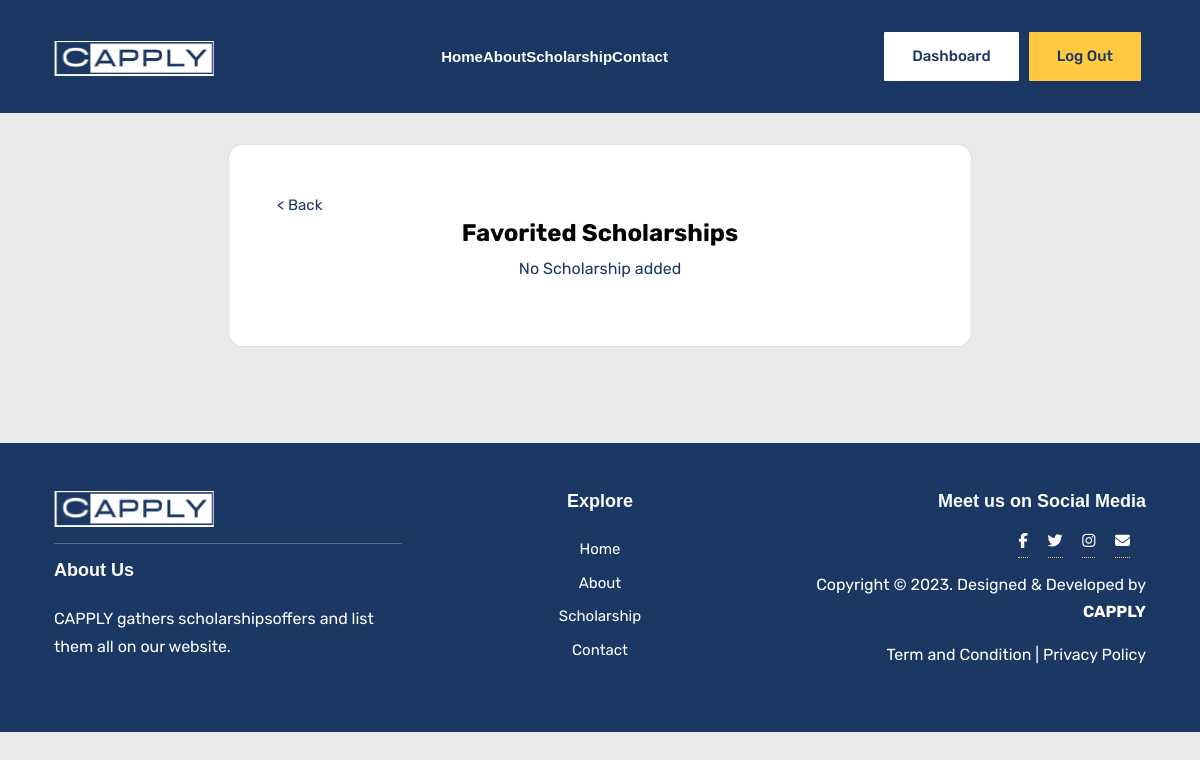
Before: /favorite (signed in) with the older database file.
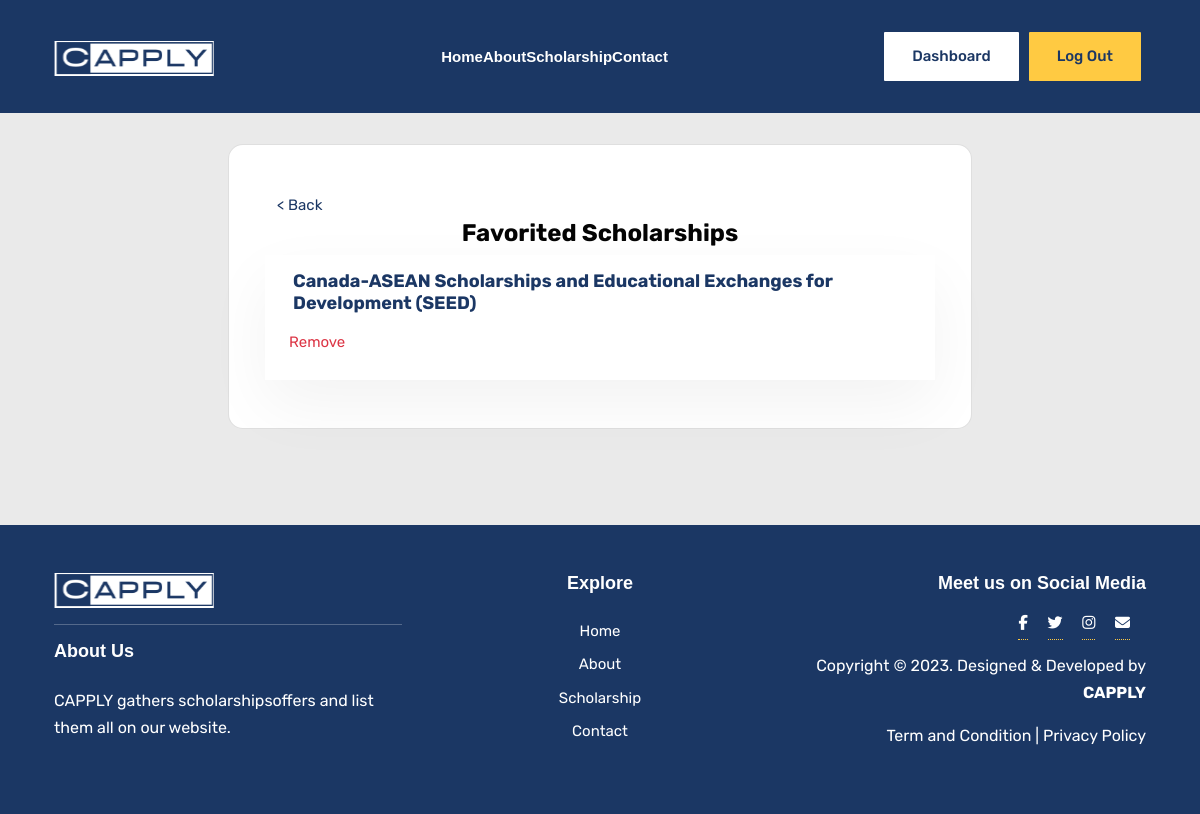
After: the same page with the newer database file.
### category/models.py (models this page shows, shortened)
class FavoriteScholarship(models.Model):
    user = models.ForeignKey(User, on_delete=models.CASCADE)
    scholarship_school = models.CharField(max_length=100)
    scholarship_link = models.CharField(max_length=120, null=True)

### category/views.py (the view)
# urls.py: path('favorite',favorite_list,name='favorite' ),
def favorite_list(request):
    scholarship_favorite = FavoriteScholarship.objects.filter(user=request.user)
    return render(request,'user/favorite.html',{'scholarship_favorite':scholarship_favorite})

### templates/user/favorite.html
{% extends 'profile_base.html' %}
{% block content %}
<body>
    <section class="position-relative overflow-hidden ">
        <div class="container mt-lg-5 pt-5">
            <div class=" row align-items-center justify-content-center">
                <div class="card bg-white col-lg-8 m-5 px-5 pb-5 " style="border-radius: 15px;">
                    <a href="{% url 'profile' %}" class="mt-5 ">
                        < Back</a>
                            <h3 class="text-center">Favorited Scholarships</h3>
                            {% for favorite in scholarship_favorite %}
                            <div class="row d-flex align-items-center shadow  justify-content-center card-body">
                                <h5 class="card-title"><a
                                        href="scholarship/{{favorite.scholarship_link}}">{{favorite.scholarship_school}}</a>
                                </h5>
                                <a href="favorite-delete/{{favorite.scholarship_link}}"
                                    class=" p-2  text-danger">Remove</a>
                            </div>
                            {% endfor %}
                            {% if not scholarship_favorite %}
                            <p class="text-center text-primary">No Scholarship added</p>
                            {% endif %}
                </div>
            </div>
        </div>
    </section>
    {% endblock content %}

### templates/profile_base.html (shortened to what this page needs)
<!DOCTYPE html>
<html lang="en-us">
<head>
    {% include 'snippets/snippet_css_all.html' %}
</head>
<body class="bg-light">
    <header class="navigation fixed-top">
        <nav class="navbar navbar-expand-xl navbar-light text-center py-3">
            <div class="container">
                <a class="navbar-brand" href="{% url 'home' %}">
                    {% load static %}
                    <img loading="prelaod" decoding="async" class="img-fluid" width="160"
                        src="{% static 'images/logo.svg' %}" alt="capply">
                </a>
                <div class="collapse navbar-collapse" id="navbarSupportedContent">
                    <ul class="navbar-nav mx-auto mb-2 mb-lg-0">
                        <li class="nav-item"> <a class="nav-link" href="{% url 'home' %}">Home</a>
                        </li>
                        <li class="nav-item "> <a class="nav-link" href="{% url 'about' %}">About</a>
                        </li>
                        <li class="nav-item "> <a class="nav-link" href="{% url 'scholarship' %}">Scholarship</a>
                        </li>
                        <li class="nav-item "> <a class="nav-link" href="{% url 'contact' %}">Contact</a>
                    </ul>
                    {% if request.user.is_authenticated %}
                    {% if request.user.is_staff or request.user.is_superuser %}
                     <a href="{% url 'admin:index' %}" class="btn btn-outline-primary">Dashboard</a>
                     <a href="{% url 'logout' %}" class="btn btn-primary">Log out</a>
                    {% else %}
                     <a href="{% url 'logout' %}" class="btn btn-primary">Log out</a>
                    {% endif %}
                    {% else %}
                     <a href="{% url 'login' %}" class="btn btn-outline-primary">Log In</a>
                     <a href="{% url 'register' %}" class="btn btn-primary">Sign Up</a>
                    {% endif %}
                </div>
            </div>
        </nav>
    </header>
    {% block content %}
    {% endblock content %}
    {% include 'snippets/snippet_footer.html' %}
</body>
</html>

### templates/snippets/snippet_css_all.html (shortened to what this page needs)
{% load static %}
{% load bootstrap5 %}
{% bootstrap_css %}
{% load static %}
<link href="{% static 'fontawesomefree/css/fontawesome.css' %}" rel="stylesheet" type="text/css">
<link href="{% static 'fontawesomefree/css/all.min.css' %}" rel="stylesheet" type="text/css">
<link rel="stylesheet" href="{% static 'css/style.css' %}">
<link rel="stylesheet" href="{% static 'css/category.css' %}">
<link rel="stylesheet" href="{% static 'css/base.css' %}">
{% load static %}

### templates/snippets/snippet_footer.html (shortened to what this page needs)
<footer class="bg-primary pb-5">
    <div class="container bg-primary">
        <div class="row justify-content-between mt-5 text-center text-md-start">
            <div class="col-lg-4 mt-5">
                <div class="footer-widget  text-lg-start text-md-center">
                    <a href="{% url 'home' %}">
                        {% load static %}
                        <img loading="prelaod" decoding="async" class="img-fluid" width="160"
                            src="{% static 'images/logo.svg' %}" alt="capply">
                    </a>
                    <hr>
                    <h5 class="mb-4 text-white font-secondary">About Us</h5>
                    <p>CAPPLY gathers scholarshipsoffers and list them all on our website. </p>
                </div>
            </div>
            <div class="col-lg-4 mt-5">
                <div class="footer-widget text-center">
                    <h5 class="mb-4 text-white font-secondary">Explore</h5>
                    <ul class="">
                        <li class="mb-2"><a href="{% url 'home' %}">Home</a>
                        </li>
                        <li class="mb-2"><a href="{% url 'about' %}">About</a>
                        </li>
                        <li class="mb-2"><a href="{% url 'scholarship' %}">Scholarship</a>
                        </li>
                        <li class="mb-2"><a href="{% url 'contact' %}">Contact</a>
                        </li>
                    </ul>
                </div>
            </div>
            <div class="col-lg-4 mt-5 d-flex align-items-center flex-column bd-highlight ">
                <div class="footer-widget text-lg-end text-md-center">
                    <h5 class="text-white mb-3 font-secondary">Meet us on Social Media</h5>
                    <ul class="list-unstyled list-inline social">
                        <li class="list-inline-item me-3"><a title="Explorer Facebook Profile" class="text-black"
                                href="https://facebook.com/"><i class="fab fa-facebook-f"></i></a>
                        </li>
                        <li class="list-inline-item me-3"><a title="Explorer Twitter Profile" class="text-black"
                                href="https://twitter.com/"><i class="fab fa-twitter"></i></a>
                        </li>
                        <li class="list-inline-item me-3"><a title="Explorer Instagram Profile" class="text-black"
                                href="https://instagram.com/"><i class="fab fa-instagram"></i></a>
                        </li>
                        <li class="list-inline-item me-3"><a title="Explorer Instagram Profile" class="text-black"
                                href="info@capply.com"><i class="fa fa-envelope"></i></a>
                        </li>
                    </ul>
                    <div class="row text-right pt-3">
                        <div class="col-lg-12">
                            <div class="overflow-hidden">
                                <p class="footer-copy">
                                    Copyright &copy;
                                    . Designed &amp; Developed by <strong>CAPPLY</strong>
                                </p>
                                <p>Term and Condition | Privacy Policy</p>
                            </div>
                        </div>
                    </div>
                </div>
            </div>
        </div>
</footer>
{% load static %}

### static/css/category.css (style rules this page uses)
:root { --bs-blue: #1B3764; --bs-yellow: #FFCA42; }
ol, ul { margin: 0; padding: 0; list-style: none; }
a { transition: all 0.3s ease-in 0s; }
.bg-light { background: #fff; }
.list-inline-item a, .list-inline-item span a { padding: 7px 0 !important; }
p.list-inline-item, .list-inline-item a, .list-inline-item span a { color: var(--bs-blue) !important; }

Changed rows visible on the page:
added FavoriteScholarship: scholarship_school "Canada-ASEAN Scholarships and Educational Exchanges for Development (SEED)"
Other visible differences:
text no longer shown: "No Scholarship added"
